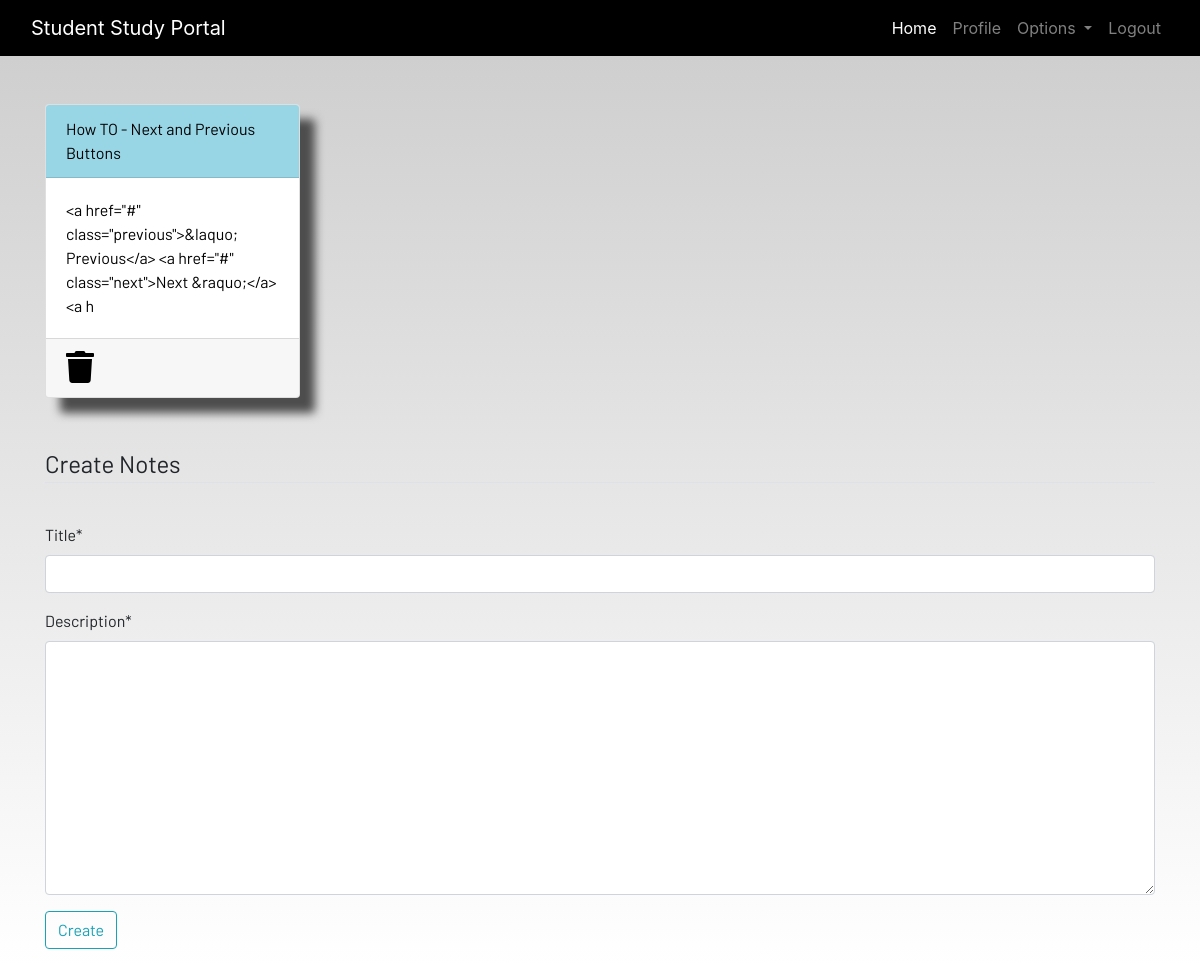
The app's page /notes (signed in) with its own data.
### studyportalapp/models.py (models this page shows, shortened)
class Notes(models.Model):
    user = models.ForeignKey(User,on_delete=models.CASCADE)
    title = models.CharField(max_length=200)
    description=models.TextField()
    class Meta:
        verbose_name= 'notes'
        verbose_name_plural = 'notes'

### studyportalapp/views.py (the view)
# urls.py: path('notes',views.notes,name='notes'),
@login_required
def notes(request):
    if request.method == "POST":
        form = NotesForm(request.POST)
        if form.is_valid():
            notes = Notes(user = request.user, title = request.POST['title'],description = request.POST['description'])
            notes.save()
        messages.success(request,f"Notes added from {request.user.username} successfully!!")
    else:
        form = NotesForm()
    notes=Notes.objects.filter(user=request.user)
    context={'notes':notes,'form':form}
    return render(request,'dashboard/notes.html',context)

### studyportalapp/forms.py
class NotesForm(forms.ModelForm):
    class Meta:
        model = Notes
        fields = ['title','description']
    class DateInput(forms.DateInput):
        input_type = 'date'

### studyportalapp/templates/dashboard/notes.html (shortened to what this page needs)
{% extends 'dashboard/base.html' %}
{% load static %}
{% load crispy_forms_tags %}
{% block content %}
<div class="container">
    <div class="row">
        {% for note in notes %}
        <div class="col-md-3">
            <a href="{% url 'notedetails' note.id %}">
                <div class="card">
                    <div class="card-header">{{note.title}}</div>
                    <div class="card-body">{{note.description|slice:"0:100"}}</div>
                    <div class="card-footer mt-auto "><a href="{% url 'delete-note' note.id %}">
                        <i class="fa fa-trash fa-2x"></i></a>
                    </div>
                </div>
            </a>
        </div>
       {% endfor %}
        <br><br>
    </div>
</div>
<br><br>
<div class="container">
    <form method="POST">
        <fieldset class="form-group">
            <legend class="border-bottom mb-4">Create Notes</legend>
        </fieldset>
        {{form|crispy}}
        <div class="form-group">
            <button href="" class="btn btn-outline-info" type="submit">
                Create
            </button>
        </div>
    </form>
</div>
{% endblock content %}

### static/css/main.css (style rules this page uses)
html { scroll-behavior: smooth; height: 100%; width: 100%; }
.card { box-shadow: 15px 15px 10px rgb(78, 77, 77); }
a { text-decoration: none !important; color: black; }
.card-header { color: black !important; background: rgb(152, 214, 230) !important; transition: 0.3s ease-in; }
html, body { max-width: 100%; overflow-x: hidden; height: 100%; width: 100%; }
body { background: linear-gradient(rgba(0, 0, 0, 0.2), rgba(255, 255, 255, 0.5)); overflow-x: hidden; background-repeat: no-repeat; }
.card-header { background-color: rgb(133, 204, 231); }
.col-md-3 .card { width: 100%; height: 100%; }
.fa { color: black; }

### records on screen
Notes: title "How TO - Next and Previous Buttons", description "<a href=\"#\" class=\"previous\">&laquo; Previous</a> <a href=\"#\" class=\"next\">Next &raquo;</a> <a h"
